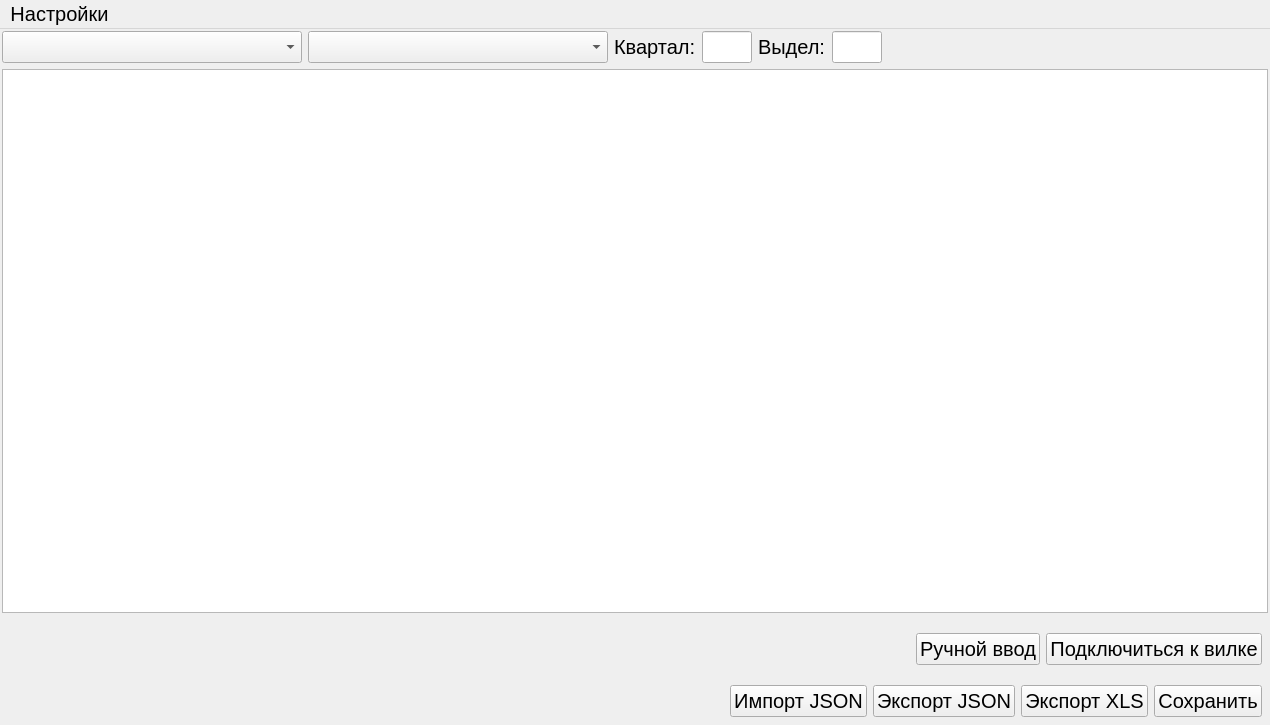
<?xml version="1.0" encoding="UTF-8"?>
<ui version="4.0">
 <class>MainWindow</class>
 <widget class="QMainWindow" name="MainWindow">
  <property name="geometry">
   <rect>
    <x>0</x>
    <y>0</y>
    <width>1270</width>
    <height>725</height>
   </rect>
  </property>
  <property name="font">
   <font>
    <pointsize>15</pointsize>
   </font>
  </property>
  <property name="windowTitle">
   <string>ПО &quot;Пробы&quot;. Перечёт деревьев</string>
  </property>
  <property name="styleSheet">
   <string notr="true"/>
  </property>
  <widget class="QWidget" name="centralwidget">
   <layout class="QVBoxLayout" name="verticalLayout">
    <property name="leftMargin">
     <number>2</number>
    </property>
    <property name="topMargin">
     <number>2</number>
    </property>
    <property name="rightMargin">
     <number>2</number>
    </property>
    <property name="bottomMargin">
     <number>2</number>
    </property>
    <item>
     <layout class="QHBoxLayout" name="horizontalLayout_4">
      <item>
       <widget class="QComboBox" name="comboBox">
        <property name="minimumSize">
         <size>
          <width>300</width>
          <height>0</height>
         </size>
        </property>
       </widget>
      </item>
      <item>
       <widget class="QComboBox" name="comboBox_2">
        <property name="minimumSize">
         <size>
          <width>300</width>
          <height>0</height>
         </size>
        </property>
       </widget>
      </item>
      <item>
       <widget class="QLabel" name="label">
        <property name="text">
         <string>Квартал:</string>
        </property>
       </widget>
      </item>
      <item>
       <widget class="QLineEdit" name="lineEdit">
        <property name="maximumSize">
         <size>
          <width>50</width>
          <height>16777215</height>
         </size>
        </property>
       </widget>
      </item>
      <item>
       <widget class="QLabel" name="label_2">
        <property name="text">
         <string>Выдел:</string>
        </property>
       </widget>
      </item>
      <item>
       <widget class="QLineEdit" name="lineEdit_2">
        <property name="maximumSize">
         <size>
          <width>50</width>
          <height>16777215</height>
         </size>
        </property>
       </widget>
      </item>
      <item>
       <spacer name="horizontalSpacer_3">
        <property name="orientation">
         <enum>Qt::Horizontal</enum>
        </property>
        <property name="sizeHint" stdset="0">
         <size>
          <width>40</width>
          <height>20</height>
         </size>
        </property>
       </spacer>
      </item>
     </layout>
    </item>
    <item>
     <widget class="QTableWidget" name="tableWidget">
      <property name="font">
       <font>
        <pointsize>14</pointsize>
       </font>
      </property>
      <property name="horizontalScrollBarPolicy">
       <enum>Qt::ScrollBarAsNeeded</enum>
      </property>
      <attribute name="horizontalHeaderVisible">
       <bool>false</bool>
      </attribute>
      <attribute name="horizontalHeaderDefaultSectionSize">
       <number>25</number>
      </attribute>
      <attribute name="horizontalHeaderMinimumSectionSize">
       <number>20</number>
      </attribute>
      <attribute name="verticalHeaderVisible">
       <bool>true</bool>
      </attribute>
      <attribute name="verticalHeaderDefaultSectionSize">
       <number>15</number>
      </attribute>
      <attribute name="verticalHeaderMinimumSectionSize">
       <number>15</number>
      </attribute>
     </widget>
    </item>
    <item>
     <layout class="QHBoxLayout" name="horizontalLayout_3">
      <property name="rightMargin">
       <number>6</number>
      </property>
      <item>
       <layout class="QHBoxLayout" name="horizontalLayout_2">
        <property name="leftMargin">
         <number>6</number>
        </property>
        <item>
         <widget class="QPushButton" name="pushButton_5">
          <property name="minimumSize">
           <size>
            <width>60</width>
            <height>60</height>
           </size>
          </property>
          <property name="maximumSize">
           <size>
            <width>60</width>
            <height>60</height>
           </size>
          </property>
          <property name="styleSheet">
           <string notr="true"/>
          </property>
          <property name="text">
           <string/>
          </property>
          <property name="default">
           <bool>false</bool>
          </property>
          <property name="flat">
           <bool>true</bool>
          </property>
         </widget>
        </item>
        <item>
         <widget class="QPushButton" name="pushButton_4">
          <property name="minimumSize">
           <size>
            <width>60</width>
            <height>60</height>
           </size>
          </property>
          <property name="maximumSize">
           <size>
            <width>60</width>
            <height>60</height>
           </size>
          </property>
          <property name="text">
           <string/>
          </property>
          <property name="autoDefault">
           <bool>false</bool>
          </property>
          <property name="default">
           <bool>false</bool>
          </property>
          <property name="flat">
           <bool>true</bool>
          </property>
         </widget>
        </item>
       </layout>
      </item>
      <item>
       <spacer name="horizontalSpacer_2">
        <property name="orientation">
         <enum>Qt::Horizontal</enum>
        </property>
        <property name="sizeHint" stdset="0">
         <size>
          <width>40</width>
          <height>20</height>
         </size>
        </property>
       </spacer>
      </item>
      <item alignment="Qt::AlignLeft">
       <widget class="QPushButton" name="pushButton_3">
        <property name="text">
         <string>Ручной ввод</string>
        </property>
       </widget>
      </item>
      <item alignment="Qt::AlignRight">
       <widget class="QPushButton" name="pushButton_2">
        <property name="text">
         <string>Подключиться к вилке</string>
        </property>
       </widget>
      </item>
     </layout>
    </item>
    <item>
     <layout class="QHBoxLayout" name="horizontalLayout">
      <property name="rightMargin">
       <number>6</number>
      </property>
      <property name="bottomMargin">
       <number>6</number>
      </property>
      <item>
       <spacer name="horizontalSpacer">
        <property name="orientation">
         <enum>Qt::Horizontal</enum>
        </property>
        <property name="sizeHint" stdset="0">
         <size>
          <width>40</width>
          <height>20</height>
         </size>
        </property>
       </spacer>
      </item>
      <item>
       <widget class="QPushButton" name="pushButton_7">
        <property name="text">
         <string>Импорт JSON</string>
        </property>
       </widget>
      </item>
      <item>
       <widget class="QPushButton" name="pushButton_6">
        <property name="text">
         <string>Экспорт JSON</string>
        </property>
       </widget>
      </item>
      <item>
       <widget class="QPushButton" name="pushButton_8">
        <property name="text">
         <string>Экспорт XLS</string>
        </property>
       </widget>
      </item>
      <item alignment="Qt::AlignRight">
       <widget class="QPushButton" name="pushButton">
        <property name="text">
         <string>Сохранить</string>
        </property>
       </widget>
      </item>
     </layout>
    </item>
   </layout>
  </widget>
  <widget class="QMenuBar" name="menubar">
   <property name="geometry">
    <rect>
     <x>0</x>
     <y>0</y>
     <width>1270</width>
     <height>34</height>
    </rect>
   </property>
   <property name="sizePolicy">
    <sizepolicy hsizetype="Preferred" vsizetype="Minimum">
     <horstretch>0</horstretch>
     <verstretch>0</verstretch>
    </sizepolicy>
   </property>
   <property name="font">
    <font>
     <pointsize>15</pointsize>
     <weight>50</weight>
     <bold>false</bold>
    </font>
   </property>
   <property name="defaultUp">
    <bool>false</bool>
   </property>
   <widget class="QMenu" name="menu">
    <property name="geometry">
     <rect>
      <x>281</x>
      <y>197</y>
      <width>274</width>
      <height>134</height>
     </rect>
    </property>
    <property name="minimumSize">
     <size>
      <width>0</width>
      <height>0</height>
     </size>
    </property>
    <property name="font">
     <font>
      <pointsize>15</pointsize>
     </font>
    </property>
    <property name="title">
     <string>Настройки</string>
    </property>
    <addaction name="action"/>
    <addaction name="action_2"/>
   </widget>
   <addaction name="menu"/>
  </widget>
  <action name="action">
   <property name="text">
    <string>Используемые породы</string>
   </property>
   <property name="font">
    <font>
     <pointsize>15</pointsize>
    </font>
   </property>
  </action>
  <action name="action_2">
   <property name="text">
    <string>Мерная вилка</string>
   </property>
   <property name="font">
    <font>
     <pointsize>15</pointsize>
    </font>
   </property>
  </action>
 </widget>
 <resources/>
 <connections/>
</ui>
